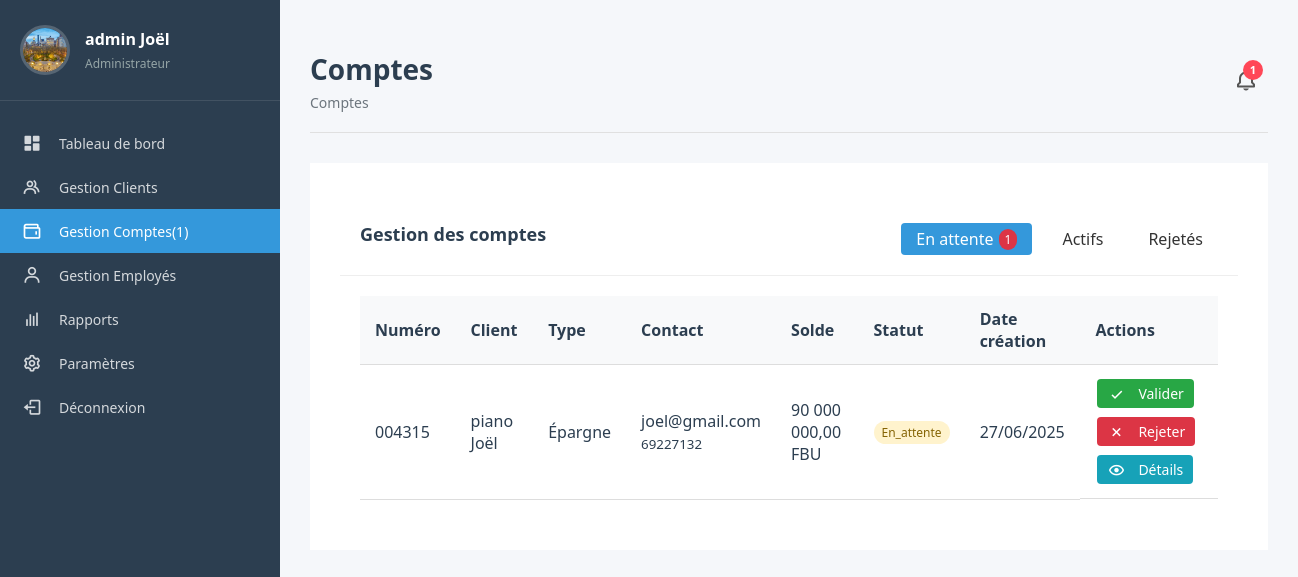
Screenshot of /admin/dashboard.php?page=comptes (signed in) with the database file from the repository.
### tables this page shows
CREATE TABLE `compte` (
  `idCompte` int(11) NOT NULL,
  `numeroCompte` varchar(20) DEFAULT NULL,
  `typeCompte` enum('Courant','Épargne') DEFAULT NULL,
  `solde` decimal(15,2) DEFAULT '0.00',
  `dateCreation` date DEFAULT NULL,
  `idClient` int(11) DEFAULT NULL,
  `statut` varchar(20) NOT NULL DEFAULT 'en_attente',
  `motif_rejet` varchar(255) DEFAULT NULL
);

CREATE TABLE `client` (
  `idClient` int(11) NOT NULL,
  `nom` varchar(100) DEFAULT NULL,
  `prenom` varchar(100) DEFAULT NULL,
  `adresse` varchar(255) DEFAULT NULL,
  `telephone` varchar(20) DEFAULT NULL,
  `email` varchar(100) DEFAULT NULL,
  `password` varchar(250) NOT NULL,
  `photoPasseport` varchar(255) DEFAULT NULL,
  `copieCarteIdentite` varchar(255) DEFAULT NULL
);

### admin/compte.php (the view, shortened to what this page needs)
<?php
include '../db/db.php';
$filter = $_GET['filter'] ?? 'en_attente';
$columnCheck = $pdo->query("SHOW COLUMNS FROM compte LIKE 'statut'")->fetch();
$hasStatut = ($columnCheck !== false);
$pendingQuery = $hasStatut ? "SELECT COUNT(*) as count FROM compte WHERE statut = 'en_attente'"
                          : "SELECT COUNT(*) as count FROM compte";
$pendingResult = $pdo->query($pendingQuery)->fetch();
$pendingAccounts = $pendingResult['count'];
$columnCheck = $pdo->query("SHOW COLUMNS FROM compte LIKE 'motif_rejet'")->fetch();
$hasMotifRejet = ($columnCheck !== false);
$selectColumns = "
    c.idCompte, c.numeroCompte, c.typeCompte, c.solde, c.dateCreation,
    cl.prenom, cl.nom, cl.telephone, cl.email
";
if ($hasStatut) {
    $selectColumns .= ", c.statut";
}
if ($hasMotifRejet) {
    $selectColumns .= ", c.motif_rejet";
}
$query = "
    SELECT
        $selectColumns
    FROM compte c
    JOIN client cl ON c.idClient = cl.idClient
";
if ($hasStatut) {
    if ($filter === 'en_attente') {
        $query .= " WHERE c.statut = 'en_attente'";
    } elseif ($filter === 'actifs') {
        $query .= " WHERE c.statut = 'actif'";
    } elseif ($filter === 'rejetes') {
        $query .= " WHERE c.statut = 'rejeté'";
    }
}
$query .= " ORDER BY c.dateCreation DESC";
$comptes = $pdo->query($query)->fetchAll();
?>
<div class="card">
    <div class="card-header">
        <h2>Gestion des comptes</h2>
        <div class="filter-options">
            <a href="?page=comptes&filter=en_attente" class="<?= $filter === 'en_attente' ? 'active' : '' ?>">
                En attente
                <?php if ($pendingAccounts > 0): ?>
                    <span class="filter-badge"><?= $pendingAccounts ?></span>
                <?php endif; ?>
            </a>
            <a href="?page=comptes&filter=actifs" class="<?= $filter === 'actifs' ? 'active' : '' ?>">Actifs</a>
            <a href="?page=comptes&filter=rejetes" class="<?= $filter === 'rejetes' ? 'active' : '' ?>">Rejetés</a>
        </div>
    </div>
    <div class="card-body">
        <div class="table-responsive">
            <table class="data-table">
                <thead>
                    <tr>
                        <th>Numéro</th>
                        <th>Client</th>
                        <th>Type</th>
                        <th>Contact</th>
                        <th>Solde</th>
                        <th>Statut</th>
                        <th>Date création</th>
                        <th>Actions</th>
                    </tr>
                </thead>
                <tbody>
                    <?php foreach ($comptes as $compte):
                        $statut = $hasStatut ? ($compte['statut'] ?? 'inconnu') : 'inconnu';
                    ?>
                    <tr>
                        <td><?= htmlspecialchars($compte['numeroCompte'] ?? '') ?></td>
                        <td><?= htmlspecialchars(($compte['prenom'] ?? '') . ' ' . ($compte['nom'] ?? '')) ?></td>
                        <td><?= htmlspecialchars($compte['typeCompte'] ?? '') ?></td>
                        <td>
                            <div><?= htmlspecialchars($compte['email'] ?? '') ?></div>
                            <small><?= htmlspecialchars($compte['telephone'] ?? '') ?></small>
                        </td>
                        <td><?= number_format($compte['solde'] ?? 0, 2, ',', ' ') ?> FBU</td>
                        <td>
                            <span class="status-badge <?= htmlspecialchars($statut) ?>">
                                <?= ucfirst(htmlspecialchars($statut)) ?>
                            </span>
                        </td>
                        <td><?= date('d/m/Y', strtotime($compte['dateCreation'] ?? 'now')) ?></td>
                        <td class="actions">
                            <?php if ($hasStatut && $statut === 'en_attente'): ?>
                                <button class="btn btn-validate" onclick="validateAccount(<?= $compte['idCompte'] ?>)">
                                    <i class='bx bx-check'></i> Valider
                                </button>
                                <button class="btn btn-reject" onclick="rejectAccount(<?= $compte['idCompte'] ?>)">
                                    <i class='bx bx-x'></i> Rejeter
                                </button>
                            <?php endif; ?>
                            <a href="?page=compte_details&id=<?= $compte['idCompte'] ?>" class="btn btn-view">
                                <i class='bx bx-show'></i> Détails
                            </a>
                        </td>
                    </tr>
                    <?php endforeach; ?>
                </tbody>
            </table>
        </div>
    </div>
</div>

### css/dashboard.css (style rules this page uses)
:root { --primary-color: #2c3e50; --primary-light: #3d566e; --secondary-color: #3498db; --secondary-light: #5dade2; --success-color: #27ae60; --warning-color: #f39c12; --error-color: #e74c3c; --light-color: #ecf0f1; --dark-color: #2c3e50; --gray-color: #95a5a6; --light-gray: #f5f7fa; --sidebar-width: 280px; }
* { margin: 0; padding: 0; box-sizing: border-box; font-family: 'Segoe UI', Tahoma, Geneva, Verdana, sans-serif; }
body { background-color: var(--light-gray); color: var(--dark-color); }
.card { background-color: white; border-radius: 10px; box-shadow: 0 5px 15px rgba(0, 0, 0, 0.05); overflow: hidden; transition: transform 0.3s, box-shadow 0.3s; }
.card-header { padding: 20px; border-bottom: 1px solid #eee; display: flex; justify-content: space-between; align-items: center; }
.card-header h2 { font-size: 18px; color: var(--primary-color); }
.card-body { padding: 20px; }
.btn { display: inline-flex; align-items: center; justify-content: center; padding: 12px 24px; border-radius: 6px; font-weight: 500; cursor: pointer; transition: all 0.3s; border: none; font-size: 14px; }
.btn i { margin-right: 8px; font-size: 18px; }

### css/style.css (style rules this page uses)
.actions { display: flex; gap: 5px; }
.filter-options { display: flex; gap: 15px; margin-top: 10px; }
.filter-options a { padding: 5px 15px; border-radius: 4px; text-decoration: none; color: #333; font-weight: 500; display: flex; align-items: center; }
.filter-options a.active { background-color: #3498db; color: white; }
.data-table { width: 100%; border-collapse: collapse; }
.data-table th, .data-table td { padding: 12px 15px; text-align: left; border-bottom: 1px solid #ddd; }
.data-table th { background-color: #f8f9fa; font-weight: 600; }
.actions { display: flex; gap: 5px; flex-wrap: wrap; }
.card { background: white; border-radius: var(--border-radius); box-shadow: var(--box-shadow); padding: 30px; margin-bottom: 30px; }
.btn { display: inline-flex; align-items: center; justify-content: center; gap: 8px; padding: 12px 20px; border-radius: var(--border-radius); font-weight: 500; cursor: pointer; transition: var(--transition); border: none; font-size: 14px; }
.btn i { font-size: 18px; }
.card { animation: fadeIn 0.5s ease-out; }
.status-badge { display: inline-block; padding: 4px 8px; border-radius: 12px; font-size: 12px; font-weight: 500; }
.table-responsive { overflow-x: auto; }

### admin/compte.php (style rules this page uses)
.status-badge { padding: 3px 8px; border-radius: 12px; font-size: 12px; font-weight: 500; }
.status-badge.en_attente { background-color: #FFF3CD; color: #856404; }
.filter-badge { background-color: #DC3545; color: white; border-radius: 10px; padding: 2px 6px; font-size: 12px; margin-left: 5px; }
.btn { padding: 5px 10px; border-radius: 4px; font-size: 14px; cursor: pointer; display: inline-flex; align-items: center; gap: 5px; margin: 2px; }
.btn-validate { background-color: #28A745; color: white; border: none; }
.btn-reject { background-color: #DC3545; color: white; border: none; }
.btn-view { background-color: #17A2B8; color: white; text-decoration: none; }

### rows the page displays
compte: numeroCompte "004315", idClient.nom "piano Joël", typeCompte "Épargne", idClient.email "joel@gmail.com", idClient.telephone "69227132", solde "90 000 000,00", statut "En_attente", dateCreation "27/06/2025"

### other values shown
$pendingAccounts "1"
$page "Comptes"
